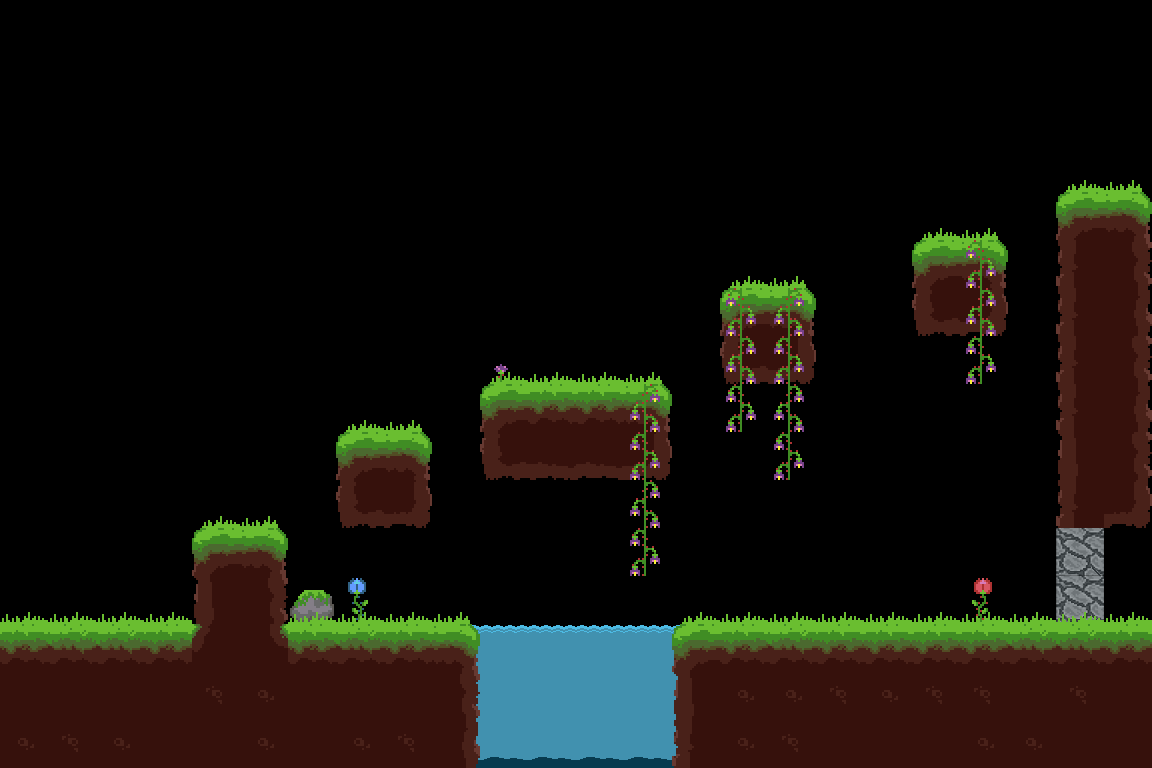

This is a level from a 2D game, rendered from its Tiled map with the project's own tilesets. A one-line summary and the map file follow, with tile-layer data summarised:
An orthogonal 24x16 tile map with 48x48 px tiles, 5 tile layers (eau, terrain, murD, deco2, ...), 4 tilesets and 64 objects (spawn1, spawn2, spawn3).

<map version="1.0" orientation="orthogonal" renderorder="right-down" width="24" height="16" tilewidth="48" tileheight="48">
 <tileset firstgid="1" name="terrain" tilewidth="48" tileheight="48">
  <image source="tileSets/forest.png" width="336" height="384" />
  <terraintypes>
   <terrain name="ciel" tile="-1" />
   <terrain name="groundGrass" tile="-1" />
  </terraintypes>
  <tile id="1" terrain=",,,1">
   <objectgroup draworder="index">
    <object x="0" y="0" width="48" height="48" />
   </objectgroup>
  </tile>
  <tile id="2" terrain=",,1,1">
   <objectgroup draworder="index">
    <object x="-1.77636e-15" y="0" width="48" height="48" />
   </objectgroup>
  </tile>
  <tile id="3" terrain=",,1,1">
   <objectgroup draworder="index">
    <object x="-1.77636e-15" y="7.10543e-15" width="48" height="48" />
   </objectgroup>
  </tile>
  <tile id="4" terrain=",,1,">
   <objectgroup draworder="index">
    <object x="0" y="-1.42109e-14" width="48" height="48" />
   </objectgroup>
  </tile>
  <tile id="5" terrain="1,1,1,">
   <objectgroup draworder="index">
    <object x="0" y="-1.42109e-14" width="48" height="48" />
   </objectgroup>
  </tile>
  <tile id="6" terrain="1,1,,1">
   <objectgroup draworder="index">
    <object x="0" y="0" width="48" height="48" />
   </objectgroup>
  </tile>
  <tile id="8" terrain=",1,,1">
   <objectgroup draworder="index">
    <object x="0" y="-1.42109e-14" width="48" height="48" />
   </objectgroup>
  </tile>
  <tile id="9" terrain="1,1,1,1">
   <objectgroup draworder="index">
    <object x="0" y="-1.42109e-14" width="48" height="48" />
   </objectgroup>
  </tile>
  <tile id="10" terrain="1,1,1,1">
   <objectgroup draworder="index">
    <object x="0" y="-1.42109e-14" width="48" height="48" />
   </objectgroup>
  </tile>
  <tile id="11" terrain="1,,1,">
   <objectgroup draworder="index">
    <object x="0" y="-1.42109e-14" width="48" height="48" />
   </objectgroup>
  </tile>
  <tile id="12" terrain="1,,1,1">
   <objectgroup draworder="index">
    <object x="0" y="-1.42109e-14" width="48" height="48" />
   </objectgroup>
  </tile>
  <tile id="13" terrain=",1,1,1">
   <objectgroup draworder="index">
    <object x="0" y="0" width="48" height="48" />
   </objectgroup>
  </tile>
  <tile id="15" terrain=",1,,1">
   <objectgroup draworder="index">
    <object x="0" y="0" width="48" height="48" />
   </objectgroup>
  </tile>
  <tile id="16" terrain="1,1,1,1">
   <objectgroup draworder="index">
    <object x="0" y="-1.42109e-14" width="48" height="48" />
   </objectgroup>
  </tile>
  <tile id="17" terrain="1,1,1,1">
   <objectgroup draworder="index">
    <object x="0" y="-1.42109e-14" width="48" height="48" />
   </objectgroup>
  </tile>
  <tile id="18" terrain="1,,1,">
   <objectgroup draworder="index">
    <object x="0" y="-1.42109e-14" width="48" height="48" />
   </objectgroup>
  </tile>
  <tile id="22" terrain=",1,,">
   <objectgroup draworder="index">
    <object x="0" y="1.77636e-15" width="48" height="48" />
   </objectgroup>
  </tile>
  <tile id="23" terrain="1,1,,">
   <objectgroup draworder="index">
    <object x="0" y="0" width="48" height="48" />
   </objectgroup>
  </tile>
  <tile id="24" terrain="1,1,,">
   <objectgroup draworder="index">
    <object x="0" y="0" width="48" height="48" />
   </objectgroup>
  </tile>
  <tile id="25" terrain="1,,,">
   <objectgroup draworder="index">
    <object x="0" y="0" width="48" height="48" />
   </objectgroup>
  </tile>
  <tile id="29">
   <objectgroup draworder="index">
    <object x="0" y="2.66454e-15" width="48" height="48" />
   </objectgroup>
  </tile>
  <tile id="30">
   <objectgroup draworder="index">
    <object x="8.88178e-16" y="-8.88178e-16" width="48" height="48" />
   </objectgroup>
  </tile>
  <tile id="31">
   <objectgroup draworder="index">
    <object x="0" y="8.88176e-16" width="48" height="48" />
   </objectgroup>
  </tile>
  <tile id="32">
   <objectgroup draworder="index">
    <object x="0" y="-8.88178e-16" width="48" height="48" />
   </objectgroup>
  </tile>
  <tile id="33">
   <objectgroup draworder="index">
    <object x="8.88178e-16" y="8.88178e-16" width="48" height="48" />
   </objectgroup>
  </tile>
  <tile id="34">
   <objectgroup draworder="index">
    <object x="0" y="8.88178e-16" width="48" height="48" />
   </objectgroup>
  </tile>
  <tile id="36">
   <objectgroup draworder="index">
    <object x="1.77636e-15" y="8.88178e-16" width="48" height="48" />
   </objectgroup>
  </tile>
  <tile id="37">
   <objectgroup draworder="index">
    <object x="0" y="2.66454e-15" width="48" height="48" />
   </objectgroup>
  </tile>
  <tile id="38">
   <objectgroup draworder="index">
    <object x="0" y="2.66454e-15" width="48" height="48" />
   </objectgroup>
  </tile>
  <tile id="39">
   <objectgroup draworder="index">
    <object x="0" y="8.88176e-16" width="48" height="48" />
   </objectgroup>
  </tile>
  <tile id="40">
   <objectgroup draworder="index">
    <object x="0" y="-8.88178e-16" width="48" height="48" />
   </objectgroup>
  </tile>
  <tile id="41">
   <objectgroup draworder="index">
    <object x="8.88178e-16" y="-8.88178e-16" width="48" height="48" />
   </objectgroup>
  </tile>
  <tile id="43">
   <objectgroup draworder="index">
    <object x="8.88178e-16" y="8.88178e-16" width="48" height="48" />
   </objectgroup>
  </tile>
  <tile id="44">
   <objectgroup draworder="index">
    <object x="-1.77636e-15" y="-8.88178e-16" width="48" height="48" />
   </objectgroup>
  </tile>
  <tile id="45">
   <objectgroup draworder="index">
    <object x="0" y="2.66454e-15" width="48" height="48" />
   </objectgroup>
  </tile>
  <tile id="46">
   <objectgroup draworder="index">
    <object x="8.88178e-16" y="8.88178e-16" width="48" height="48" />
   </objectgroup>
  </tile>
  <tile id="47" terrain=",,,0" />
  <tile id="48" terrain=",,0," />
  <tile id="50">
   <objectgroup draworder="index">
    <object x="1.77636e-15" y="8.88178e-16" width="48" height="48" />
   </objectgroup>
  </tile>
  <tile id="51">
   <objectgroup draworder="index">
    <object x="0" y="2.66454e-15" width="48" height="48" />
   </objectgroup>
  </tile>
  <tile id="52">
   <objectgroup draworder="index">
    <object x="1.77636e-15" y="2.66454e-15" width="48" height="48" />
   </objectgroup>
  </tile>
  <tile id="53">
   <objectgroup draworder="index">
    <object x="0" y="8.88176e-16" width="48" height="48" />
   </objectgroup>
  </tile>
  <tile id="54" terrain=",0,," />
  <tile id="55" terrain="0,,," />
 </tileset>
 <tileset firstgid="57" name="terrain2" tilewidth="48" tileheight="48">
  <image source="tileSets/sol2.png" width="576" height="576" />
  <tile id="13">
   <objectgroup draworder="index">
    <object x="0" y="0" width="48" height="48" />
   </objectgroup>
  </tile>
  <tile id="14">
   <objectgroup draworder="index">
    <object x="0" y="-2.66454e-15" width="48" height="48" />
   </objectgroup>
  </tile>
  <tile id="15">
   <objectgroup draworder="index">
    <object x="1.77636e-15" y="8.88178e-16" width="48" height="48" />
   </objectgroup>
  </tile>
  <tile id="16">
   <objectgroup draworder="index">
    <object x="0" y="-8.88178e-16" width="48" height="48" />
   </objectgroup>
  </tile>
  <tile id="17">
   <objectgroup draworder="index">
    <object x="0" y="-8.88178e-16" width="48" height="48" />
   </objectgroup>
  </tile>
  <tile id="18">
   <objectgroup draworder="index">
    <object x="-1.77636e-15" y="-2.66454e-15" width="48" height="48" />
   </objectgroup>
  </tile>
  <tile id="25">
   <objectgroup draworder="index">
    <object x="0" y="-8.88178e-16" width="48" height="48" />
   </objectgroup>
  </tile>
  <tile id="26">
   <objectgroup draworder="index">
    <object x="0" y="8.88178e-16" width="48" height="48" />
   </objectgroup>
  </tile>
  <tile id="27">
   <objectgroup draworder="index">
    <object x="0" y="-8.88178e-16" width="48" height="48" />
   </objectgroup>
  </tile>
  <tile id="28">
   <objectgroup draworder="index">
    <object x="0" y="8.88178e-16" width="48" height="48" />
   </objectgroup>
  </tile>
  <tile id="29">
   <objectgroup draworder="index">
    <object x="8.88178e-16" y="0" width="48" height="48" />
   </objectgroup>
  </tile>
  <tile id="30">
   <objectgroup draworder="index">
    <object x="1.77636e-15" y="8.88178e-16" width="48" height="48" />
   </objectgroup>
  </tile>
  <tile id="37">
   <objectgroup draworder="index">
    <object x="0" y="0" width="48" height="48" />
   </objectgroup>
  </tile>
  <tile id="38">
   <objectgroup draworder="index">
    <object x="1.77636e-15" y="8.88178e-16" width="48" height="48" />
   </objectgroup>
  </tile>
  <tile id="39">
   <objectgroup draworder="index">
    <object x="0" y="-8.88224e-16" width="48" height="48" />
   </objectgroup>
  </tile>
  <tile id="40">
   <objectgroup draworder="index">
    <object x="0" y="-8.88224e-16" width="48" height="48" />
   </objectgroup>
  </tile>
  <tile id="49">
   <objectgroup draworder="index">
    <object x="1.77636e-15" y="8.88178e-16" width="48" height="48" />
   </objectgroup>
  </tile>
  <tile id="50">
   <objectgroup draworder="index">
    <object x="1.77636e-15" y="-2.66454e-15" width="48" height="48" />
   </objectgroup>
  </tile>
  <tile id="51">
   <objectgroup draworder="index">
    <object x="-1.77636e-15" y="0" width="48" height="48" />
   </objectgroup>
  </tile>
  <tile id="52">
   <objectgroup draworder="index">
    <object x="1.77636e-15" y="-1.77636e-15" width="48" height="48" />
   </objectgroup>
  </tile>
  <tile id="54">
   <objectgroup draworder="index">
    <object x="0" y="0" width="48" height="48" />
   </objectgroup>
  </tile>
 </tileset>
 <tileset firstgid="201" name="eau2" tilewidth="48" tileheight="48">
  <image source="tileSets/eau2.png" width="48" height="144" />
 </tileset>
 <tileset firstgid="204" name="deco" tilewidth="48" tileheight="48">
  <image source="tileSets/decor-forest.png" width="192" height="192" />
 </tileset>
 <layer name="eau" width="24" height="16">
  <data>[384 cells, 18 non-empty, 3 distinct tile ids]</data>
 </layer>
 <layer name="terrain" width="24" height="16">
  <data>[384 cells, 98 non-empty, 20 distinct tile ids]</data>
 </layer>
 <objectgroup name="enemySpawn">
  <object name="spawn1" x="572" y="266" width="70" height="110">
   <properties>
    <property name="Enemy" value="1" />
   </properties>
  </object>
  <object name="spawn2" x="912" y="526" width="49" height="93">
   <properties>
    <property name="Enemy" value="1" />
   </properties>
  </object>
  <object name="spawn3" x="1080" y="78" width="55" height="109">
   <properties>
    <property name="Enemy" value="1" />
   </properties>
  </object>
 </objectgroup>
 <layer name="murD" width="24" height="16">
  <data>[384 cells, 2 non-empty, 1 distinct tile ids]</data>
 </layer>
 <layer name="deco2" width="24" height="16">
  <data>[384 cells, 18 non-empty, 6 distinct tile ids]</data>
 </layer>
 <layer name="deco" width="24" height="16">
  <data>[384 cells, 33 non-empty, 4 distinct tile ids]</data>
 </layer>
</map>
